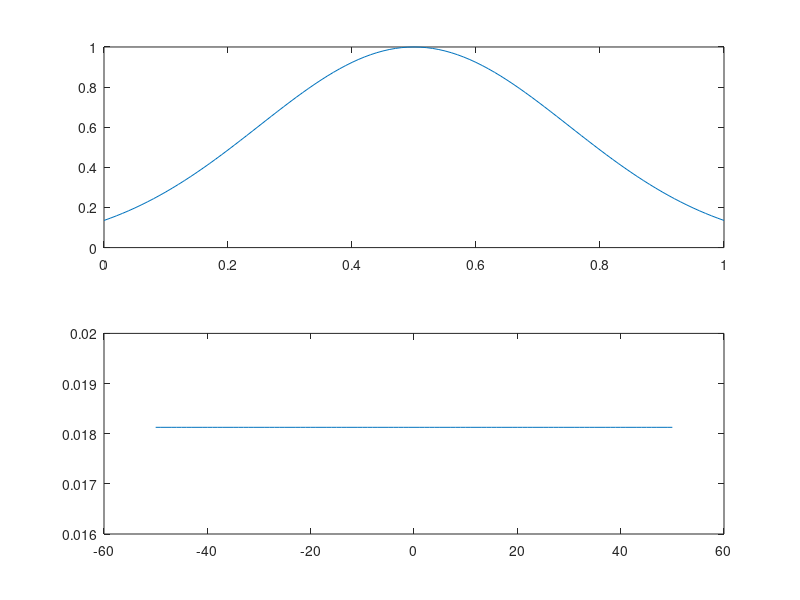

This chart was generated by the following MATLAB code:
clear all; clc; format compact; 


%% WOSA
N=101; % length of data
s=randn(1,N); s=s/std(s); % signal -- white noise [probably should do in freq domain]
t=linspace(0,1,N); 
dt=t(2)-t(1); 
Fs=1/dt; fm=Fs/2; 
f=linspace(-fm,fm,N); 
Nw=t(10:end); % segment length

% FT matrix
FT=zeros(N,N); 
 for n=1:length(f)
     FT(:,n)=exp(-i*2*pi*f*n)'; 
 end

for i=1:length(Nw)
   K=floor(max(t)/Nw(i)); 
   Sh=zeros(1,N); 
   for j=1:K
      tc=j*Nw(i)-Nw(i)/2; % window center location
      sig=Nw(i)/4; g=exp(-1/2*((t-tc)/sig).^2); w=g/sum(g); % gaussian window
      figure(1); clf; subplot(211); 
      plot(t,g); 
      
      ws=s.*w; 
      Sh=Sh+(ws*FT).*conj(ws*FT); 
   end
   Sh=Sh/K; 
   subplot(212); plot(f,Sh); drawnow; %g=input('ok')
    
end
